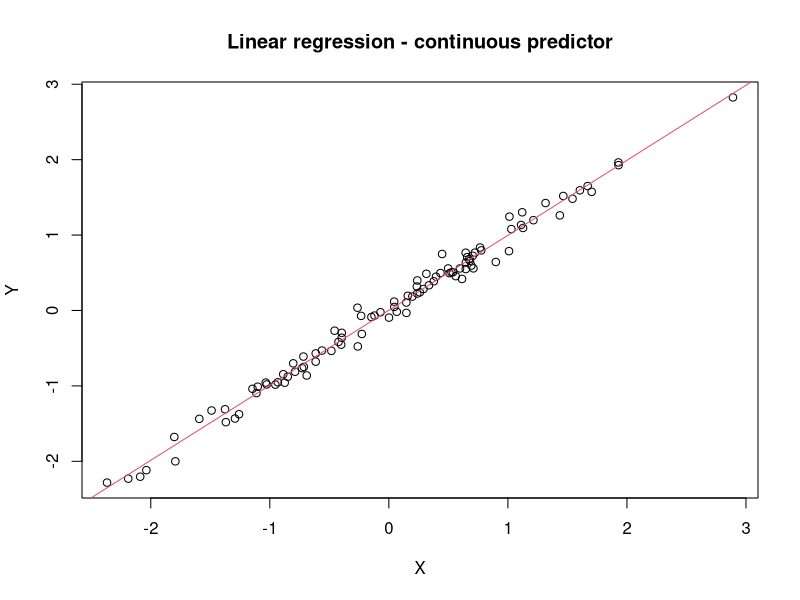
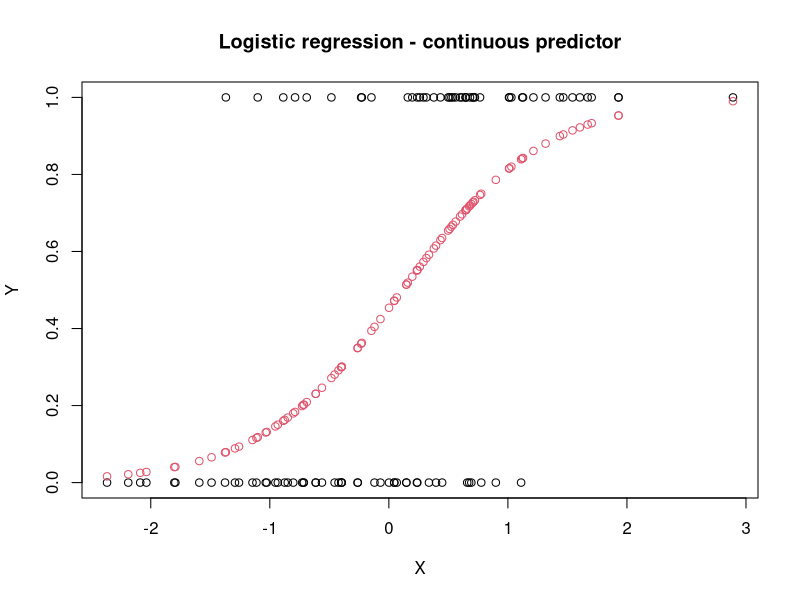
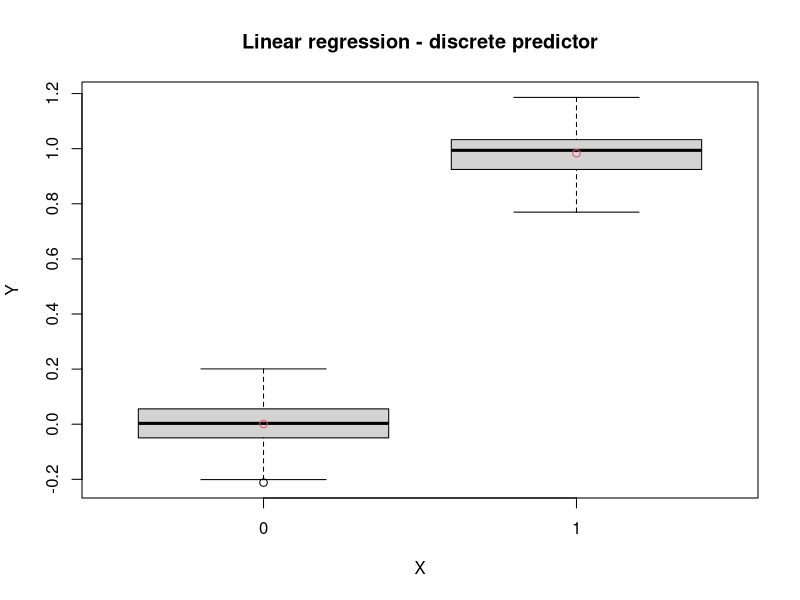
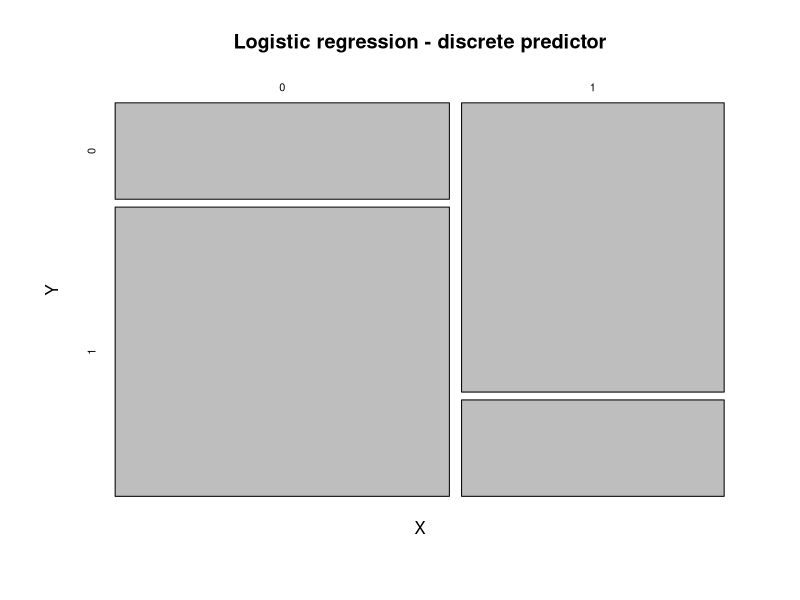
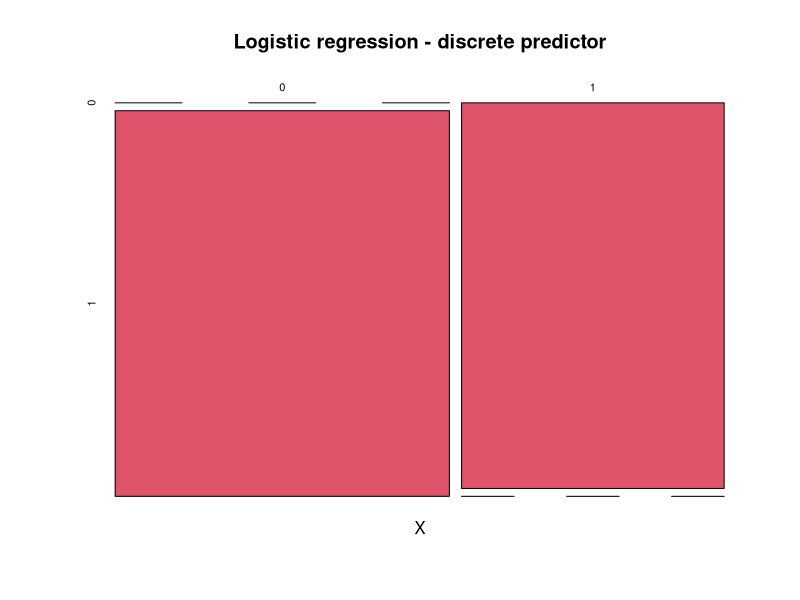

Write the R code that produced these figures, in order.
## ---- chunk 1
knitr::opts_chunk$set(echo = TRUE)
## ---- chunk 2
n = 100
X = rnorm(n)
Y = X + rnorm(n)/10
head(cbind(X, Y))
## ---- chunk 3
plot(X, Y, main = "Linear regression - continuous predictor")
abline(lm(Y ~ X), col = 2)
## ---- chunk 4
Y = rbinom(n, 1, 1/(1 + exp(-X)))
head(cbind(X, Y))
## ---- chunk 5
plot(X, Y, main = "Logistic regression - continuous predictor")
points(X, fitted(glm(Y ~ X, binomial)), col = 2)
## ---- chunk 6
X = rbinom(n, 1, 0.5)
Y = X + rnorm(n)/10
head(cbind(X, Y))
## ---- chunk 7
rb = boxplot(Y ~ X, main = "Linear regression - discrete predictor")
points(1:2, predict(lm(Y ~ X), newdata = data.frame(X = 0:1)), col = 2)
## ---- chunk 8
Y = rbinom(n, 1, ifelse(X, 1/4, 3/4))
head(cbind(X, Y))
## ---- chunk 9
plot(table(X, Y), main = "Logistic regression - discrete predictor")
plot(table(X, (fitted(glm(Y ~ X, binomial)) > 0.5) * 1), col = 2, main = "Logistic regression - discrete predictor")
